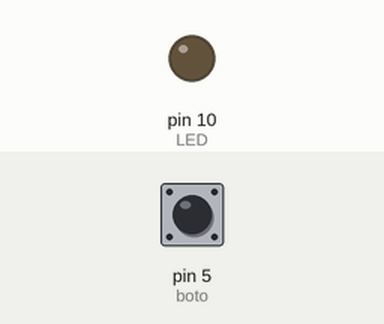
This sketch was run on a simulated Arduino Uno, built with avr-gcc and run on an emulated ATmega328P. Shown: output pins drawn as LEDs (lit = HIGH). The inputs (shaded band) are chosen by the test bench; at power-on: pin 5 (boto) LOW.

Above: at 1.2 s.
1.3 s: pin 5 (boto) pulled HIGH for 0.15 s
At 1.37 s:
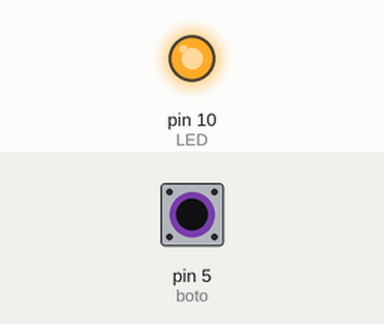
2.9 s: pin 5 (boto) pulled HIGH for 3.2 s
At 7.3 s:
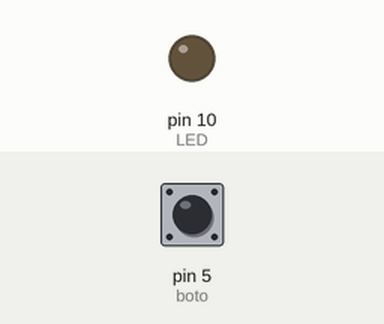
Timing chart, 0 to 8.8 s (numbered marks = the images above; inputs shaded):
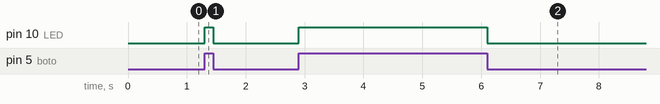

The sketch:

led.polsador.ino
```cpp
int LED=10;
int boto=5;
void setup() {
  // put your setup code here, to run once:
pinMode(LED, OUTPUT);
pinMode( boto, INPUT);
}

void loop() {
  // put your main code here, to run repeatedly:
int  valor= digitalRead( boto);
digitalWrite( LED, valor);
}
//OK
```

Measured:
- after the input at 1.3 s, pin 10 (LED): LOW → HIGH at once, → LOW 0.15 s later
- after the input at 2.9 s, pin 10 (LED): LOW → HIGH at once, → LOW 3.2 s later
